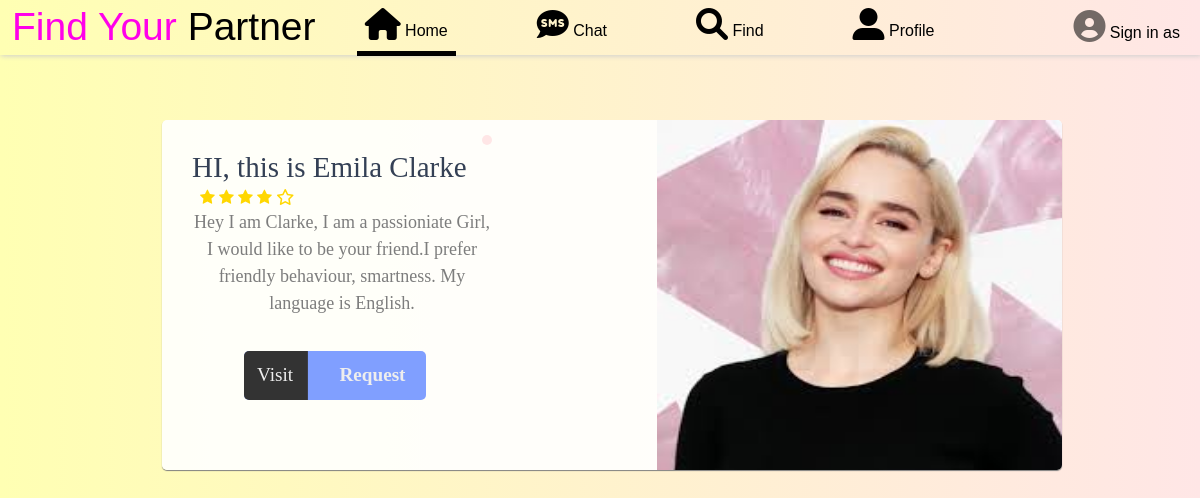
The app's page /woman with its own data.
### homepage/models.py (models this page shows, shortened)
class profile(models.Model):
    name = models.CharField (max_length=99,null=True,blank=True)
    username = models.CharField (max_length=99,null=True,blank=True)
    height = models.CharField (max_length=99)
    weight = models.CharField (max_length=99)
    eyes = models.CharField (max_length=99)
    hair = models.CharField (max_length=99)
    education = models.CharField (max_length=99)
    phone = models.CharField (max_length=99)
    email = models.CharField (max_length=99)
    description = models.TextField ()
    gender = models.CharField (max_length=99,null=True)
    cover_pic = models.ImageField(upload_to='photo/', blank=True, null=True, default = "photo/cover.png")
    profile_pic = models.ImageField(upload_to='photo/', blank=True, null=True, default = "photo/user.jpg")

### homepage/views.py (the view)
# urls.py: path('woman',views.woman.as_view(),name="woman"),
class woman (ListView):
    model = profile
    template_name = "woman.html"
    ordering = ['-id']

### templates/woman.html (shortened to what this page needs)
{% load static %}
<!DOCTYPE html>
<html lang="en">
<head>
    <link href="https://cdn.jsdelivr.net/npm/bootstrap@5.1.3/dist/css/bootstrap.min.css" rel="stylesheet"
>
    <link rel="stylesheet" href="https://cdnjs.cloudflare.com/ajax/libs/font-awesome/6.0.0-beta3/css/all.min.css"
 />
    <link href="http://fonts.cdnfonts.com/css/romantic" rel="stylesheet">
    <link href="http://fonts.cdnfonts.com/css/valeerie-morrie" rel="stylesheet">
</head>
<body style="background-color: rgb(181, 255, 251);">
    <nav class="navbar navbar-expand-lg navbar-light nav fixed-top">
        <div class="container-fluid box_shadow">
            <a style="color: rgb(255, 0, 234); font-family: 'Valeerie Morrie', sans-serif; font-size: 39px;"
                class="navbar-brand" href="/">Find Your
                <span style="color: black;">Partner</span></a>
            <div class="collapse navbar-collapse" id="navbarSupportedContent">
                <ul class="navbar-nav navs ms-auto mb-2 mb-lg-0">
                    <li class="nav-item nav_item">
                        <a style="color: black; border-bottom: 1px solid white;border-bottom: 5px solid black;text-decoration: none;font-family: 'Winter', sans-serif;"
                            class="nav-link" aria-current="page" href="{% url 'home' %}"><i
                                class="fas fa-home fa-2x"></i> Home</a>
                    </li>
                    <li class="nav-item nav_item">
                        <a style="color: black ;text-decoration: none;font-family: 'Winter', sans-serif;"
                            class="nav-link" aria-current="page" href="/"><i class="fas fa-sms fa-2x"></i> Chat</a>
                    </li>
                    <li class="nav-item nav_item">
                        <a style="color: black ;text-decoration: none;font-family: 'Winter', sans-serif;"
                            class="nav-link" aria-current="page" href="/"><i class="fas fa-search fa-2x"></i> Find</a>
                    </li>
                    <li class="nav-item nav_item">
                        <a style="color: black ;text-decoration: none;font-family: 'Winter', sans-serif;"
                            class="nav-link" aria-current="page" href="/"><i class="fas fa-user-alt fa-2x"></i>
                            Profile</a>
                    </li>
                </ul>
                <ul style="margin: none;" class="navbar-nav ms-auto mb-2 mb-lg-0">
                    <li style="float: left;margin-top: 0px;" class="nav-item dropdown">
                        <a style="color: whblackite ;" class="nav-link" aria-current="page" href="/"><i
                                class="fas fa-user-circle fa-2x"></i>
                            <span style="color: black;font-family: 'Winter', sans-serif;">Sign in as {{ user.get_full_name }}</span>
                        </a>
                    </li>
                </ul>
            </div>
        </div>
    </nav>
    <br>
    <br>
    <br>
    <br>
    <br>
    <div style="width: 73%;margin: auto;">
        {% for profile in object_list %}
        {% if profile.gender == "female" and profile.username != user.username %}
        <div>
            <link rel="stylesheet"
                href="https://cdnjs.cloudflare.com/ajax/libs/font-awesome/4.7.0/css/font-awesome.min.css">
            <div id="container">
                <div class="product-details">
                    <h1 style="font-size: 29px;">HI, this is {{ profile.name }}</h1>
                    <span class="hint-star star">
                        <i class="fa fa-star" aria-hidden="true"></i>
                        <i class="fa fa-star" aria-hidden="true"></i>
                        <i class="fa fa-star" aria-hidden="true"></i>
                        <i class="fa fa-star" aria-hidden="true"></i>
                        <i class="fa fa-star-o" aria-hidden="true"></i>
                    </span>
                    <p class="information">{{ profile.description }}</p>
                    <div class="control">
                        <a href="{% url 'user_profile_view' profile.pk %}"><button class="btn">
                            <span class="price">Visit</span>
                            <span class="buy">Request</span>
                        </button></a>
                    </div>
                </div>
                <div class="product-image">
                    {% if profile.profile_pic %}
                    <img src="{{ profile.profile_pic.url }}" alt="">
                    {% else %}
                    <img src="{% static 'user.jpg' %}" alt="">
                    {% endif %}
                </div>
            </div>
            <br>
            {% endif %}
            {% endfor %}
        </div>
    </div>
</body>
</html>

### templates/woman.html (style rules this page uses)
.nav_item { margin-right: 73px; }
.box_shadow { background-image: linear-gradient(to right, #ffffb3, #ffe6e6); height: 39px; }
.nav { -webkit-box-shadow: 1px 1px 5px 0px rgba(207, 207, 207, 1); -moz-box-shadow: 1px 1px 5px 0px rgba(207, 207, 207, 1); box-shadow: 1px 1px 5px 0px rgba(207, 207, 207, 1); }
.navbar { background-image: linear-gradient(to right, #ffffb3, #ffe6e6); }
.navs { margin: auto; }
body { background: #DFC2F2; background-image: linear-gradient(to right, #ffffb3, #ffe6e6); background-attachment: fixed; background-size: cover; }
#container { box-shadow: 0 1px 1px grey; background: rgba(255, 255, 255, 0.90); text-align: center; border-radius: 5px; overflow: hidden; margin: auto; height: 350px; width: 900px; }
.product-details { position: relative; text-align: left; overflow: hidden; padding: 30px; height: 100%; float: left; width: 40%; }
#container .product-details h1 { font-family: 'Bebas Neue', cursive; display: inline-block; position: relative; font-size: 30px; color: #344055; margin: 0; }
#container .product-details h1:before { position: absolute; content: ''; right: 0%; top: 0%; transform: translate(25px, -15px); font-family: 'Bree Serif', serif; display: inline-block; background: #ffe6e6; border-radius: 5px; font-size: 14px; padding: 5px; color: white; margin: 0; animation: chan-sh 6s ease infinite; }
.hint-star { display: inline-block; margin-left: 0.5em; color: gold; width: 50%; }
#container .product-details>p { font-family: 'EB Garamond', serif; text-align: center; font-size: 18px; color: #7d7d7d; }
.control { position: absolute; bottom: 20%; left: 22.8%; }
.btn { transform: translateY(0px); transition: 0.3s linear; background: #809fff; border-radius: 5px; position: relative; overflow: hidden; cursor: pointer; outline: none; border: none; color: #eee; padding: 0; margin: 0; }
.btn span { font-family: 'Farsan', cursive; transition: transform 0.3s; display: inline-block; padding: 10px 20px; font-size: 1.2em; margin: 0; }
.btn .price, .shopping-cart { background: #333; border: 0; margin: 0; }
.btn .price { transform: translateX(-10%); padding-right: 15px; }
.btn .buy { z-index: 3; font-weight: bolder; }
.product-image { transition: all 0.3s ease-out; display: inline-block; position: relative; overflow: hidden; height: 100%; float: right; width: 45%; display: inline-block; }
#container img { width: 100%; height: 100%; }

### records on screen
profile: name "Emila Clarke", description "Hey I am Clarke, I am a passioniate Girl, I would like to be your friend.I prefer friendly behaviour, smartness. My language is English.", profile_pic (picture)
